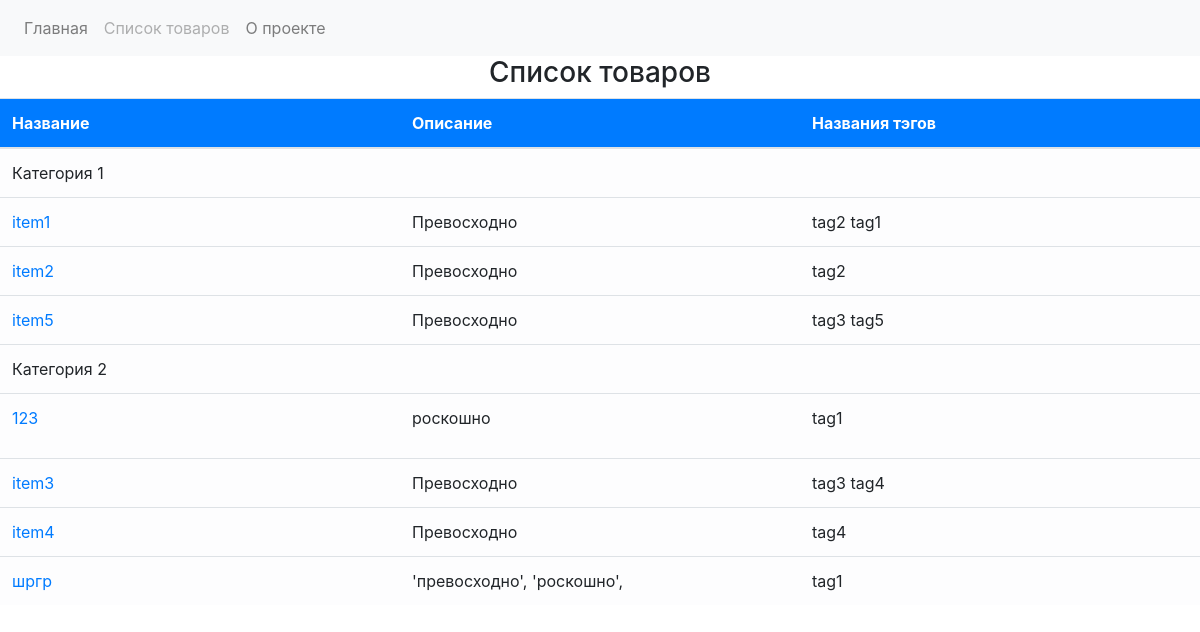
Page /catalog/ on the committed database.
### core/models.py (models this page shows)
class AbstractModelForCatalog(models.Model):
    id = models.AutoField(primary_key=True)
    name = models.CharField(max_length=150, default="", verbose_name="Название")
    is_published = models.BooleanField(default=True, verbose_name="Is_published")

### catalog/models.py (models this page shows, shortened)
class CatalogItem(AbstractModelForCatalog):
    objects = ItemManager()
    text = models.TextField(
        default="",
        validators=[in_value_validator("превосходно", "роскошно")],
        verbose_name="Текст",
    )
    category = models.ForeignKey(
        CatalogCategory, on_delete=models.CASCADE, verbose_name="Категория"
    )
    tags = models.ManyToManyField(CatalogTag, verbose_name="Тэги")
    photo = models.OneToOneField(Photo, on_delete=models.CASCADE, verbose_name="Превью", null=True, blank=True)
    is_on_main = models.BooleanField(default=False, verbose_name="Is_on_main")
    def image_tmb(self):
        if self.photo and self.photo.upload:
            return mark_safe(f'<img src="{self.photo.get_img.url}">')
        return "Нет изображения"
    image_tmb.short_description = "Превью"
    image_tmb.allow_tags = True
    class Meta:
        verbose_name = "Товар"
        verbose_name_plural = "Товары"

class CatalogTag(AbstractModelForCatalog):
    slug = models.CharField(
        unique=True,
        default="",
        validators=[only_chars_validator],
        max_length=200,
        verbose_name="Тэг",
    )
    def __str__(self):
        return self.name
    class Meta:
        verbose_name = "Тэг"
        verbose_name_plural = "Тэги"

### catalog/views.py (the view)
# urls.py: path("catalog/", views.item_list, name="catalog"),
def item_list(request):
    lst = []
    categories = CatalogCategory.objects.published()
    print(categories)
    for i in categories:
        items = CatalogItem.objects.published(i, False)
        if items:
            lst.append([i.name, items])
    context = {'title': 'Список товаров', 'dct': lst}
    return render(request, "catalog.html", context)

### catalog/models.py (called while the page is built)
    def published(self):
        return (self.get_queryset()
                    .filter(is_published=True)
                    .order_by('name'))

    def __str__(self):
        return self.name

    def published(self, pk, is_on_main):
        if is_on_main:
            return (self.get_queryset()
                        .filter(is_published=True,
                                is_on_main=True,
                                category=pk)
                        .order_by('name'))
        else:
            return (self.get_queryset()
                    .filter(is_published=True,
                            category=pk)
                    .order_by('name'))

### catalog/templates/catalog.html
{% extends 'base.html' %}
{% block content %}
<h3 class="d-flex justify-content-center">Список товаров</h3>
{% include 'items_table.html' %}
{% endblock %}

### homepage/templates/items_table.html
<table class="table shadow table-striped">
    <thead class="bg-primary text-white">
        <tr>
            <th class="col-3" scope="col">Название</th>
            <th class="col-3" scope="col">Описание</th>
            <th class="col-3" scope="col">Названия тэгов</th>
        </tr>
    </thead>
    <tbody>
        {% for i in dct %}
            <tr class="table-light">
                  <td colspan="3">{{ i.0 }}</td>
            </tr>
            {% for item in i.1 %}
            <tr class="table-light" id="{{ item.id }}">
                <td><a href="../catalog/{{ item.id }}">{{ item.name }}</a></td>
                <td>{{ item.text|safe|truncatewords_html:10 }}</td>
                <td>
                    {% for i in item.tags.all %}
                        {{ i }}
                    {% endfor %}
                </td>
            </tr>
            {% endfor %}
        {% endfor %}
    </tbody>
</table>

### rows in the picture
AbstractModelForCatalog: name "Категория 1"
CatalogItem: name "item1", text "Превосходно"
CatalogTag: name "tag2"
CatalogTag: name "tag1"
CatalogItem: name "item2", text "Превосходно"
CatalogItem: name "item5", text "Превосходно"
CatalogTag: name "tag3"
CatalogTag: name "tag5"
AbstractModelForCatalog: name "Категория 2"
CatalogItem: name "123", text "роскошно"
CatalogItem: name "item3", text "Превосходно"
CatalogTag: name "tag4"
CatalogItem: name "item4", text "Превосходно"
CatalogItem: name "шргр", text "'превосходно', 'роскошно',"
